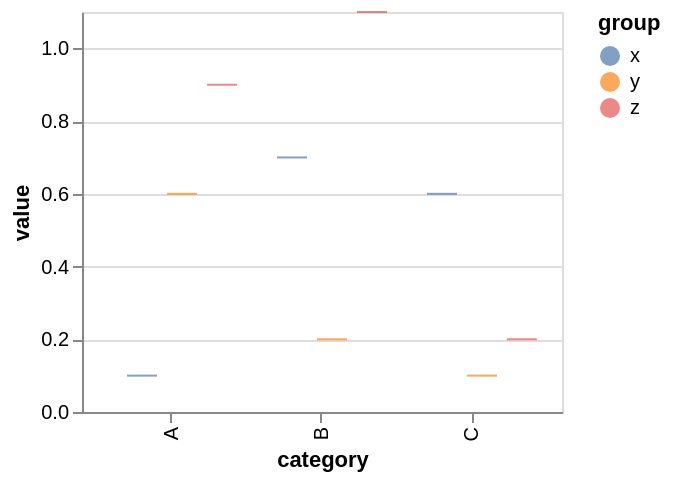

Vega-Lite specification for this chart:
### Vega specification from a JSON file in a GitHub repository (floating-point values rounded to 4 significant figures)
{"$schema": "https://vega.github.io/schema/vega/v5.json", "background": "white", "padding": 5, "height": 200, "style": "cell", "data": [{"name": "source_0", "values": [{"category": "A", "group": "x", "value": 0.1}, {"category": "A", "group": "y", "value": 0.6}, {"category": "A", "group": "z", "value": 0.9}, {"category": "B", "group": "x", "value": 0.7}, {"category": "B", "group": "y", "value": 0.2}, {"category": "B", "group": "z", "value": 1.1}, {"category": "C", "group": "x", "value": 0.6}, {"category": "C", "group": "y", "value": 0.1}, {"category": "C", "group": "z", "value": 0.2}]}, {"name": "data_0", "source": "source_0", "transform": [{"type": "filter", "expr": "isValid(datum[\"value\"]) && isFinite(+datum[\"value\"])"}]}], "signals": [{"name": "x_step", "update": "20 * bandspace(domain('xOffset').length, 0, 0) / (1-0.2)"}, {"name": "width", "update": "bandspace(domain('x').length, 0.2, 0.2) * x_step"}], "marks": [{"name": "marks", "type": "rect", "style": ["tick"], "from": {"data": "data_0"}, "encode": {"update": {"opacity": {"value": 0.7}, "fill": {"scale": "color", "field": "group"}, "ariaRoleDescription": {"value": "tick"}, "description": {"signal": "\"category: \" + (isValid(datum[\"category\"]) ? datum[\"category\"] : \"\"+datum[\"category\"]) + \"; value: \" + (format(datum[\"value\"], \"\")) + \"; group: \" + (isValid(datum[\"group\"]) ? datum[\"group\"] : \"\"+datum[\"group\"])"}, "height": {"value": 1}, "x": {"scale": "x", "field": "category", "offset": {"scale": "xOffset", "field": "group"}, "band": 0.125}, "width": {"signal": "0.75 * bandwidth('xOffset')"}, "yc": {"scale": "y", "field": "value"}}}}], "scales": [{"name": "x", "type": "band", "domain": {"data": "data_0", "field": "category", "sort": true}, "range": {"step": {"signal": "x_step"}}, "paddingInner": 0.2, "paddingOuter": 0.2}, {"name": "y", "type": "linear", "domain": {"data": "data_0", "field": "value"}, "range": [{"signal": "height"}, 0], "nice": true, "zero": true}, {"name": "xOffset", "type": "band", "domain": {"data": "data_0", "field": "group", "sort": true}, "range": {"step": 20}}, {"name": "color", "type": "ordinal", "domain": {"data": "data_0", "field": "group", "sort": true}, "range": "category"}], "axes": [{"scale": "y", "orient": "left", "gridScale": "x", "grid": true, "tickCount": {"signal": "ceil(height/40)"}, "domain": false, "labels": false, "aria": false, "maxExtent": 0, "minExtent": 0, "ticks": false, "zindex": 0}, {"scale": "x", "orient": "bottom", "grid": false, "title": "category", "labelAlign": "right", "labelAngle": 270, "labelBaseline": "middle", "zindex": 0}, {"scale": "y", "orient": "left", "grid": false, "title": "value", "labelOverlap": true, "tickCount": {"signal": "ceil(height/40)"}, "zindex": 0}], "legends": [{"fill": "color", "symbolType": "circle", "title": "group", "encode": {"symbols": {"update": {"opacity": {"value": 0.7}}}}}]}
